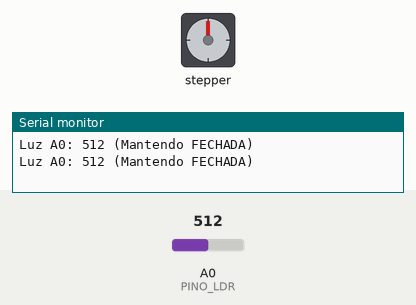
Simulated run of this sketch. Board: Arduino Uno, built with avr-gcc and run on an emulated ATmega328P. On the bench: stepper motor, the last lines printed to the serial monitor. The test bench sets the inputs (shaded band); at power-on: A0 (PINO_LDR) = 512. Stepper angles assume 2048 steps per turn.

Above: at 1.8 s.
1.9 s: A0 (PINO_LDR) set to 594
3.4 s: A0 (PINO_LDR) set to 614
At 4.49 s:
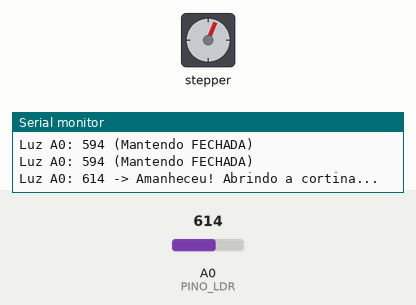
At 5.12 s:
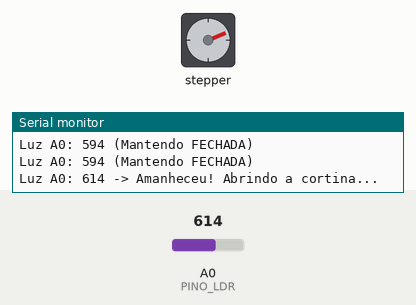
6.9 s: A0 (PINO_LDR) set to 364
11.0 s: A0 (PINO_LDR) set to 343
At 11.22 s:
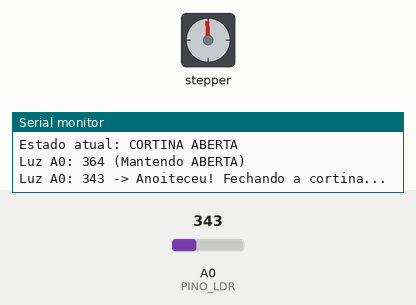
Timing chart, 0 to 17.6 s (numbered marks = the images above; inputs shaded):
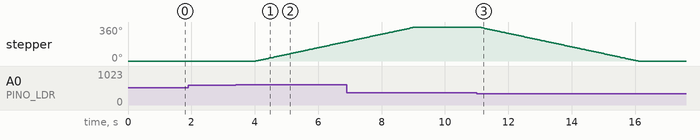

Measured:
- the behaviour switches between 600 and 601 on A0 (PINO_LDR) (found by bisection; images 0 and 1)
- the behaviour switches between 350 and 349 on A0 (PINO_LDR) (found by bisection; images 2 and 3)
- after the input at 3.4 s, stepper: keeps turning clockwise at about 72°/s, starting after 0.63 s
- after the input at 11.0 s, stepper: turns 360° counter-clockwise in 5.0 s, starting after 0.07 s

The sketch:

p49_cortina_automatica_por_luz.ino
```cpp
/*
 * Projeto 49: Cortina Automática por Luz
 * O que faz: Abre a cortina (motor de passo 28BYJ-48) ao clarear e fecha ao escurecer, desligando as bobinas em repouso.
 * Ligações: A0 (Divisor LDR + 10 kΩ), D8..D11 (IN1..IN4 do ULN2003)
 * Bibliotecas: Stepper
 * Material: 80 Projetos Arduino
 */

#include <Stepper.h>

const byte PINO_LDR = A0; // Divisor de tensão do LDR
const byte PINO_IN1 = 8;  // IN1 do ULN2003
const byte PINO_IN2 = 9;  // IN2 do ULN2003
const byte PINO_IN3 = 10; // IN3 do ULN2003
const byte PINO_IN4 = 11; // IN4 do ULN2003

const int LIMIAR_DIA = 600;   // AJUSTE AQUI: acima disso abre a cortina
const int LIMIAR_NOITE = 350; // AJUSTE AQUI: abaixo disso fecha a cortina
const int PASSOS_CURSO = 2048; // 1 volta completa

Stepper motorCortina(2048, PINO_IN1, PINO_IN3, PINO_IN2, PINO_IN4);
bool cortinaAberta = false;

void desligarBobinas() {
  digitalWrite(PINO_IN1, LOW);
  digitalWrite(PINO_IN2, LOW);
  digitalWrite(PINO_IN3, LOW);
  digitalWrite(PINO_IN4, LOW);
}

void setup() {
  Serial.begin(9600);
  motorCortina.setSpeed(12);
  Serial.println(F("Sistema pronto! Cortina Automática por Luz iniciada."));
}

void loop() {
  int luz = analogRead(PINO_LDR);

  Serial.print(F("Luz A0: "));
  Serial.print(luz);

  if (!cortinaAberta && luz > LIMIAR_DIA) {
    Serial.println(F(" -> Amanheceu! Abrindo a cortina..."));
    motorCortina.step(PASSOS_CURSO);
    desligarBobinas();
    cortinaAberta = true;
    Serial.println(F("Estado atual: CORTINA ABERTA"));
  } else if (cortinaAberta && luz < LIMIAR_NOITE) {
    Serial.println(F(" -> Anoiteceu! Fechando a cortina..."));
    motorCortina.step(-PASSOS_CURSO);
    desligarBobinas();
    cortinaAberta = false;
    Serial.println(F("Estado atual: CORTINA FECHADA"));
  } else {
    Serial.println(cortinaAberta ? F(" (Mantendo ABERTA)") : F(" (Mantendo FECHADA)"));
  }

  delay(1000);
}
```
